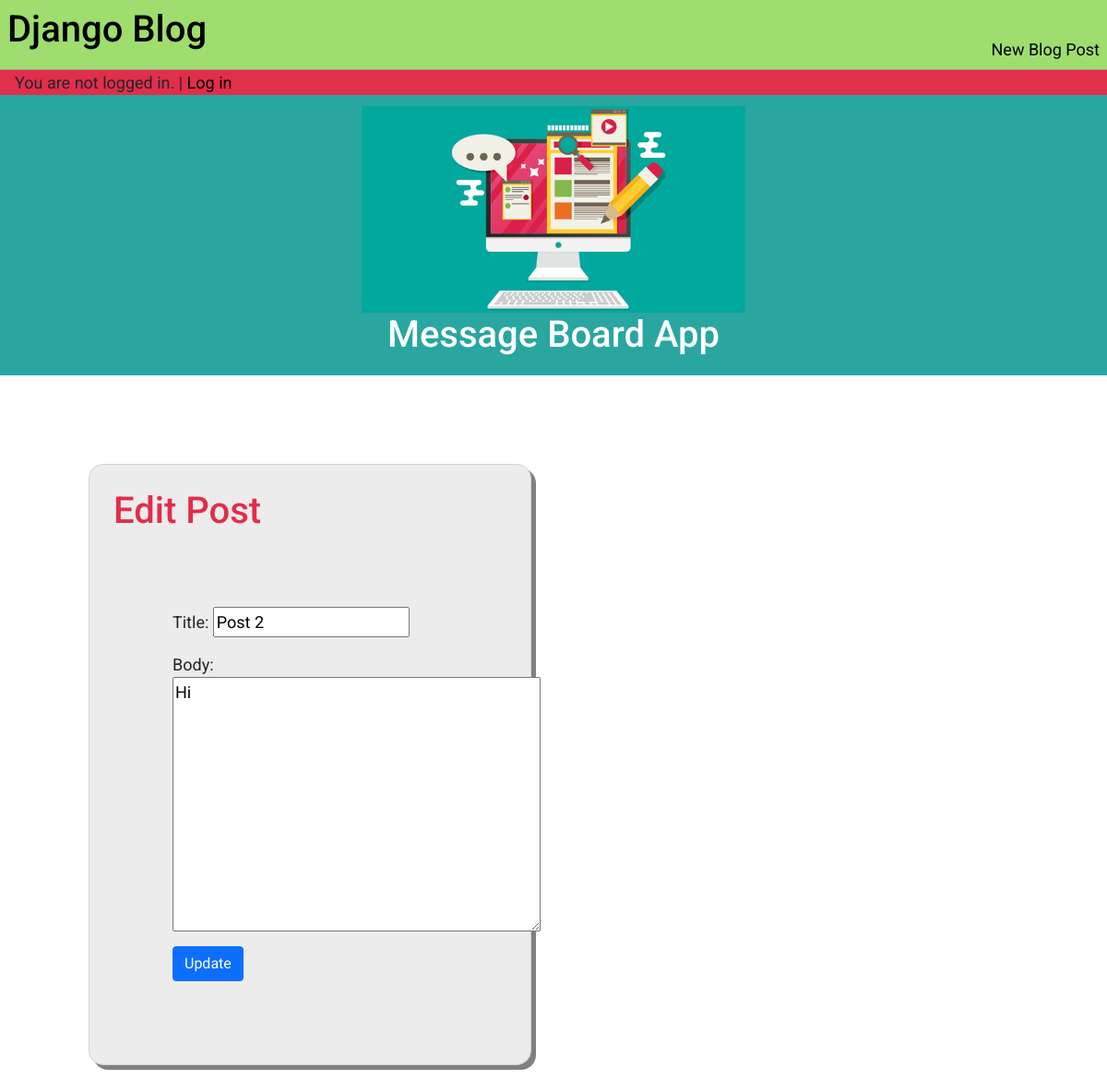
The app's page /post/2/edit/, older data.
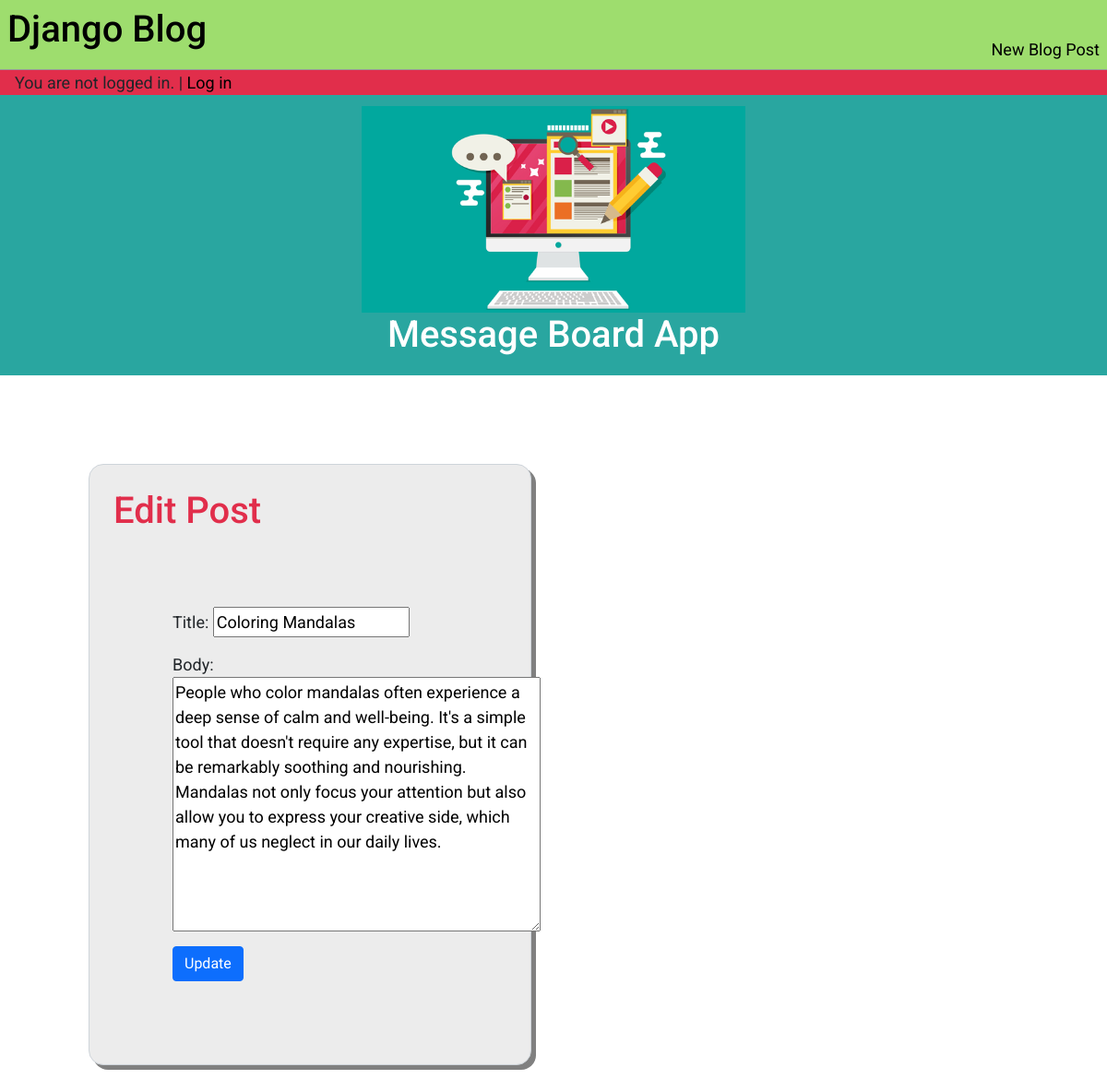
The same page, newer data.
### blog/models.py (models this page shows, shortened)
class Post(models.Model):
    title = models.CharField(max_length=200)
    author = models.ForeignKey('auth.User', on_delete=models.CASCADE)
    body = models.TextField()

### blog/views.py (the view)
# urls.py: path('post/<int:pk>/edit/', BlogUpdateView.as_view(), name='post_edit'),
class BlogUpdateView(UpdateView):
    model = Post
    template_name = "post_edit.html"
    fields = ["title", "body"]

### templates/post_edit.html (shortened to what this page needs)
{% extends 'base.html' %}
{% block content %}
    <div class="form-container">
        <h1>Edit Post</h1>
        <form method="POST">
            {{ form.as_p }}
            <input class="btn btn-primary" type="submit" value="Update">
        </form>
    </div>
{% endblock content %}

Row changes from the older to the newer data that the page shows:
changed Post: title "Post 2" → "Coloring Mandalas"; body "Hi" → "People who color mandalas often experience a deep sense of calm and well-being. It's a simple tool that doesn't require any expertise, but it can be remarkably soothing and nourishing. Mandalas not only focus your attention but also allow you to express your creative side, which many of us neglect in our daily lives."
